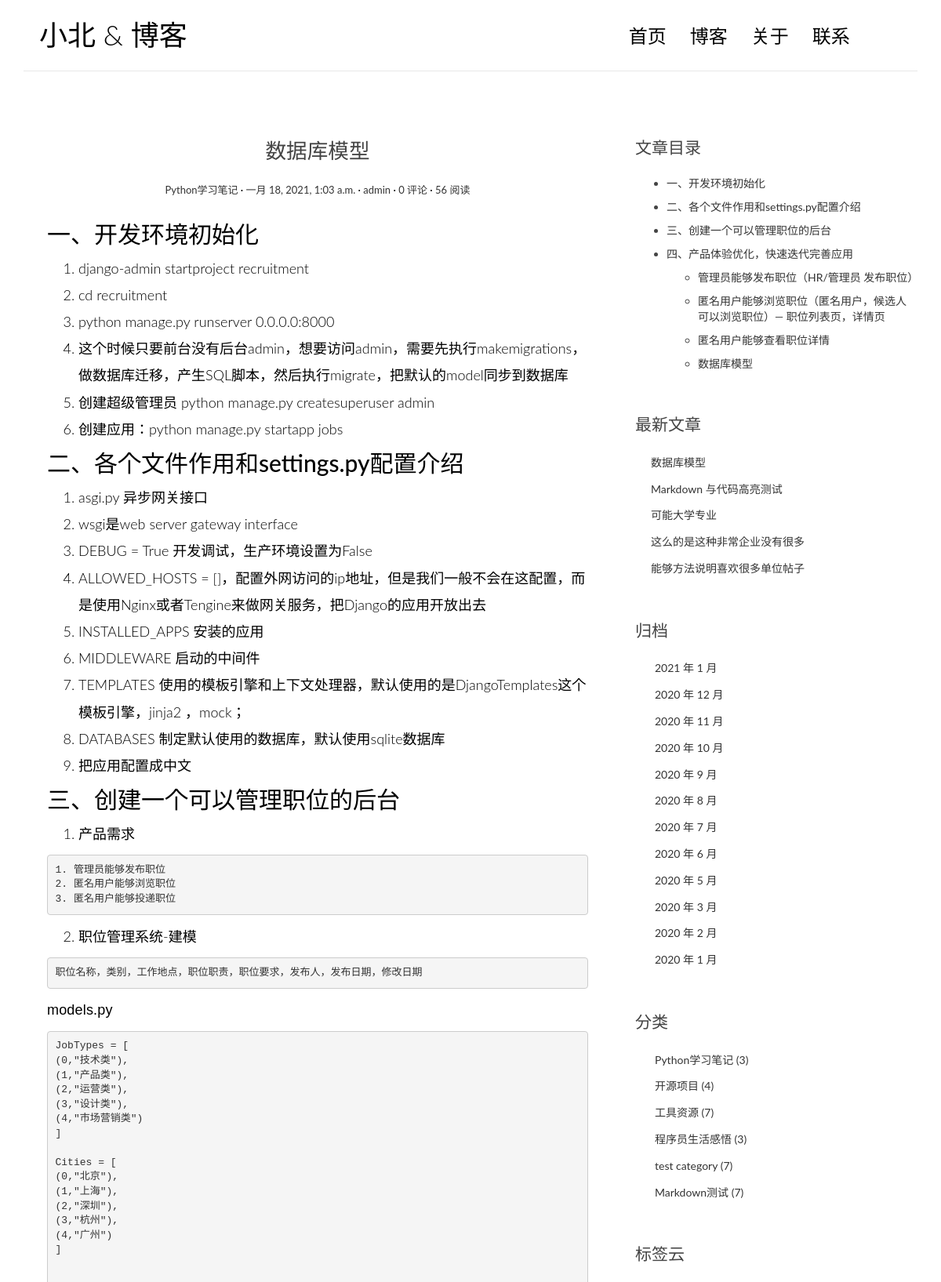
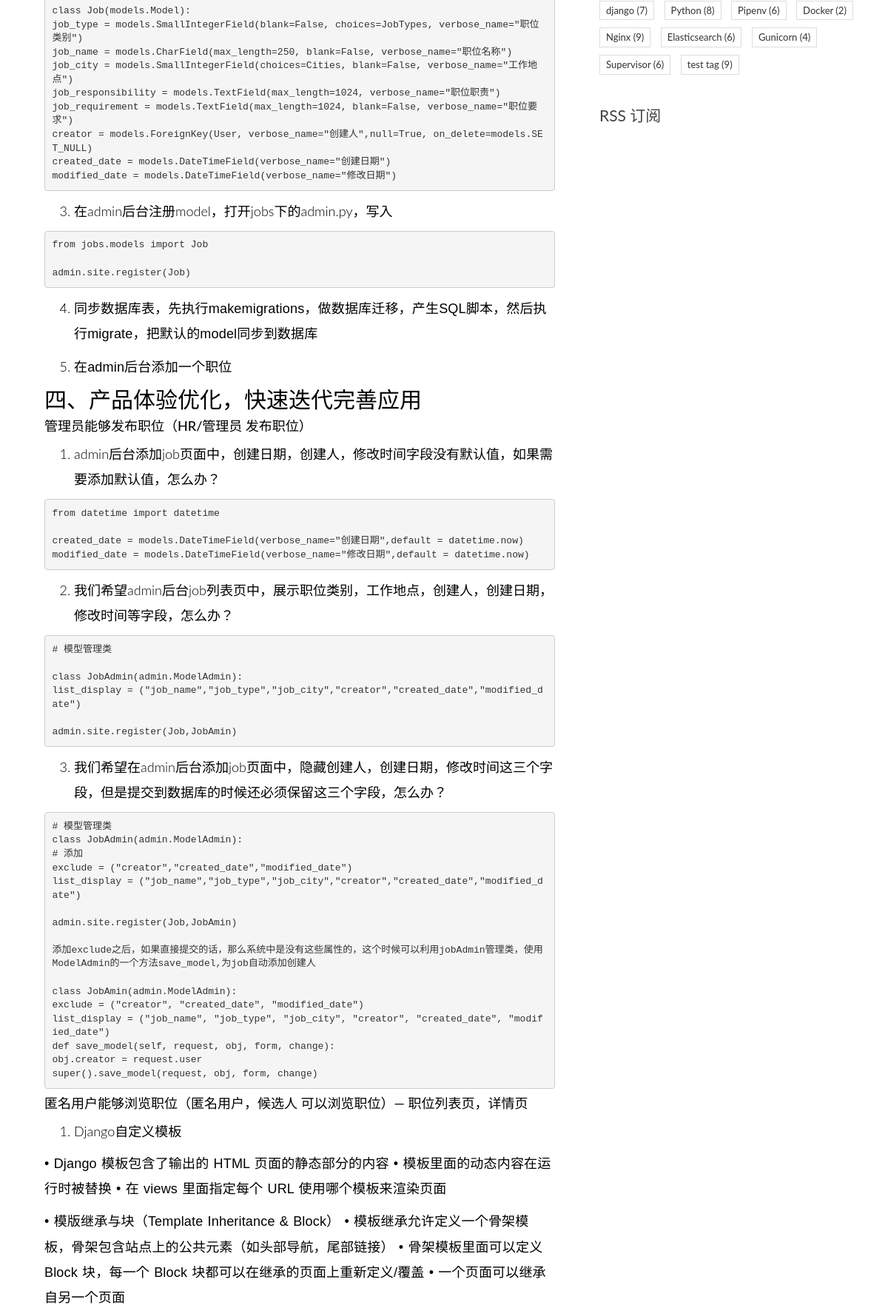
The page /detail/36/ (upper part) on the database its author committed (2 pictures, top to bottom).
### blog/models.py (models this page shows, shortened)
class Post(models.Model):
    title = models.CharField('文章标题', max_length=70)
    body = models.TextField('文章正文')
    excerpt = models.CharField('文章载要', max_length=200, blank=True)
    author = models.ForeignKey(User, on_delete=models.CASCADE, verbose_name='文章作者')
    category = models.ForeignKey(Category, on_delete=models.CASCADE, verbose_name='分类')
    tags = models.ManyToManyField(Tag, blank=True, verbose_name='标签')
    created_time = models.DateTimeField('创建时间', default=datetime.now)
    modified_time = models.DateTimeField('修改时间', auto_now=True)
    views = models.PositiveIntegerField(default=0, verbose_name='阅读量')
    class Meta:
        verbose_name = "文章"
        verbose_name_plural = verbose_name
        ordering = ('-created_time',)
    def save(self, *args, **kwargs):
        md = markdown.Markdown(extensions=[
            'markdown.extensions.extra',
            'markdown.extensions.tables',
            'markdown.extensions.fenced_code',
            'markdown.extensions.codehilite',
            'markdown.extensions.sane_lists',
        ])
        self.excerpt = strip_tags(md.convert(self.body))[:54]
        super().save(*args, **kwargs)
    def get_absolute_url(self):
        return reverse('detail', kwargs={'pk': self.pk})
    def increase_views(self):
        self.views += 1
        self.save(update_fields=['views'])
    @property
    def toc(self):
        return self.rich_content.get("toc", "")
    @property
    def body_html(self):
        return self.rich_content.get("content", "")
    @cached_property
    def rich_content(self):
        return generate_rich_content(self.body)

class Category(models.Model):
    name = models.CharField('分类名', max_length=100)
    class Meta:
        verbose_name = "分类"
        verbose_name_plural = verbose_name
    def __str__(self):
        return self.name

class Tag(models.Model):
    name = models.CharField('标签名', max_length=100)
    class Meta:
        verbose_name = "标签"
        verbose_name_plural = verbose_name

### blog/views.py (the view)
# urls.py: path('detail/<int:pk>/', PostDetailView.as_view(), name='detail'),
class PostDetailView(DetailView):
    model = Post
    template_name = 'single.html'
    context_object_name = 'post'
    def get(self, request, *args, **kwargs):
        response = super(PostDetailView, self).get(request, *args, **kwargs)
        self.object.increase_views()
        return response

### blog/models.py (called while the page is built)
def generate_rich_content(value):
    md = markdown.Markdown(
        extensions=[
            "markdown.extensions.extra",
            "markdown.extensions.attr_list",
            "markdown.extensions.codehilite",
            'markdown.extensions.fenced_code',
            'markdown.extensions.tables',
            'markdown.extensions.sane_lists',
            TocExtension(slugify=slugify),
        ]
    )
    content = md.convert(value)
    m = re.search(r'<div class="toc">\s*<ul>(.*)</ul>\s*</div>', md.toc, re.S)
    toc = m.group(1) if m is not None else ""
    return {"content": content, "toc": toc}

### blog/templatetags/blog_extras.py (called while the page is built)
@register.inclusion_tag('inclusions/_recent_posts.html', takes_context=True)
def show_recent_posts(context, num=5):
    return {
        'recent_post_list': Post.objects.all().order_by('-created_time')[:num],
    }

@register.inclusion_tag('inclusions/_archives.html', takes_context=True)
def show_archives(context):
    return {
        'date_list': Post.objects.dates('created_time', 'month', order='DESC'),
    }

@register.inclusion_tag('inclusions/_categories.html', takes_context=True)
def show_categories(context):
    category_list = Category.objects.annotate(num_posts=Count('post')).filter(num_posts__gt=0)
    return {
        'category_list': category_list,
    }

@register.inclusion_tag('inclusions/_tags.html', takes_context=True)
def show_tags(context):
    tag_list = Tag.objects.annotate(num_posts=Count('post')).filter(num_posts__gt=0)
    return {
        'tag_list': tag_list,
    }

@register.inclusion_tag('inclusions/_form.html', takes_context=True)
def show_comment_form(context, post, form=None):
    if form is None:
        form = CommentForm()
    return {
        'form': form,
        'post': post,
    }

@register.inclusion_tag('inclusions/_list.html', takes_context=True)
def show_comments(context, post):
    comment_list = post.comment_set.all().order_by('-created_time')
    comment_count = comment_list.count()
    return {
        'comment_count': comment_count,
        'comment_list': comment_list,
    }

### templates/single.html (shortened to what this page needs)
{% extends 'base.html' %}
{% load blog_extras %}
{% block bodyBlock %}
    <div class="content-body">
        <div class="container">
            <div class="row">
                <main class="col-md-8">
                    <article class="post post-1">
                        <header class="entry-header">
                            <h1 class="entry-title">{{ post.title }}</h1>
                            <div class="entry-meta">
                                <span class="post-category"><a href="#">{{ post.category }}</a></span>
                                <span class="post-date"><a href="#"><time class="entry-date"
                                                                          datetime="{{ post.created_time }}">{{ post.created_time }}</time></a></span>
                                <span class="post-author"><a href="#">{{ post.author }}</a></span>
                                <span class="comments-link"><a href="#comment-area">{{ post.comment_set.count }} 评论</a></span>
                                <span class="views-count"><a href="{{ post.get_absolute_url }}">{{ post.views }} 阅读</a></span>
                            </div>
                        </header>
                        <div class="entry-content clearfix">
                            {{ post.body_html | safe }}
                        </div>
                    </article>
                </main>
                <aside class="col-md-4">
                        {% if post.toc %}
                            <div class="widget widget-content">
                                <h3 class="widget-title">文章目录</h3>
                                <div class="toc">
                                    <ul>
                                        {{ post.toc|safe }}
                                    </ul>
                                </div>
                            </div>
                        {% endif %}
                    {% show_recent_posts %}
                    {% show_archives %}
                    {% show_categories %}
                    {% show_tags %}
                    <div class="rss">
                        <a href="{% url 'rss' %}"> RSS 订阅</a>
                    </div>
                </aside>
            </div>
        </div>
    </div>
{% endblock %}

### templates/inclusions/_recent_posts.html
<div class="widget widget-recent-posts">
  <h3 class="widget-title">最新文章</h3>
  <ul>
    {% for post in recent_post_list %}
      <li>
        <a href="{% url 'detail' post.id %}">{{ post.title }}</a>
      </li>
    {% empty %}
      暂无文章！
    {% endfor %}
  </ul>
</div>

### templates/inclusions/_categories.html
<div class="widget widget-category">
  <h3 class="widget-title">分类</h3>
  <ul>
    {% for category in category_list %}
      <li>
        <a href="{% url 'category' category.id %}">{{ category.name }} <span class="post-count">({{ category.num_posts }})</span></a>
      </li>
    {% empty %}
      暂无分类！
    {% endfor %}
  </ul>
</div>

### templates/inclusions/_tags.html
<div class="widget widget-tag-cloud">
    <h3 class="widget-title">标签云</h3>
    <ul>
     {% for tag in tag_list %}
         <li>
            <a href="{% url 'tag' tag.id %}">{{ tag.name }} <span class="post-count">({{ tag.num_posts }})</span></a>
         </li>
     {% empty %}
         暂无分类！
     {% endfor %}
    </ul>
</div>

### static/css/custom.css (style rules this page uses)
* { outline: none; }
h1, h2, h3, h4, h5, h6 { margin-top: 0; }
a { color: #333; }
body { color: #444; font-family: 'Lato', sans-serif; }
p { font-family: 'Ubuntu', sans-serif; font-weight: 400; word-spacing: 1px; letter-spacing: 0.01em; }
.content-body { padding-bottom: 4em; }
.post { background: #fff; padding: 30px 30px 0; }
.entry-title { text-align: center; font-size: 1.9em; margin-bottom: 20px; line-height: 1.6; padding: 10px 20px 0; }
.entry-meta { text-align: center; color: #DDDDDD; font-size: 13px; margin-bottom: 30px; }
.entry-content { font-size: 18px; line-height: 1.9; font-weight: 300; color: #000; }
.post-category::after, .post-date::after, .post-author::after, .comments-link::after { content: ' ·'; color: #000; }
.widget { background: #fff; padding: 30px 0 0; }
.widget-title { font-size: 1.5em; margin-bottom: 20px; line-height: 1.6; padding: 10px 0 0; font-weight: 400; }
.widget-recent-posts ul { padding: 0; margin: 0; padding-left: 20px; }
.widget-recent-posts ul li { list-style-type: none; position: relative; line-height: 170%; margin-bottom: 10px; }
.widget-recent-posts ul li::before { content: '\f3d3'; font-family: "Ionicons"; position: absolute; left: -17px; top: 3px; font-size: 16px; color: #000; }
.widget-category ul { padding: 0; margin: 0; padding-left: 25px; }
.widget-category ul li { list-style-type: none; position: relative; line-height: 170%; margin-bottom: 10px; }
.widget-category ul li::before { content: '\f3fe'; font-family: "Ionicons"; position: absolute; left: -25px; top: 1px; font-size: 18px; color: #000; }
.widget-tag-cloud ul { padding: 0; margin: 0; margin-right: -10px; }
.widget-tag-cloud ul li { list-style-type: none; font-size: 13px; display: inline-block; margin-right: 10px; margin-bottom: 10px; padding: 3px 8px; border: 1px solid #ddd; }
.widget-content ul ul { margin-top: 10px; }
.widget-content ul li { margin-bottom: 10px; }
.rss { font-size: 21px; margin-top: 30px; }
.rss a { color: #444; }

### templates/base.html (style rules this page uses)
.codehilite { padding: 0; }

### rows shown on the page
Post: title "数据库模型", category "Python学习笔记", created_time "一月 18, 2021, 1:03 a.m.", author "admin", comment_set.count "0", views "56", body_html "一、开发环境初始化 django-admin startproject recruitment cd recruitment python manage.py runserver 0.0.0.0:8000 这个时候只要前台没有后台admin，想要访问admin，需要先执行makemigrations，做数据库迁移，产生SQL脚本，然后执行migrate，把默认的model同步到数据库 创建超级管理员 python manage.py createsuperuser admin 创建应用：python manage.py startapp jobs 二、各个文件作用和settings.py配置介绍 asgi.py 异步网关接口 wsgi是web server gateway interface DEBUG = True 开发调试，生产环境设置为False ALLOWED_HOSTS = []，配置外网访问的ip地址，但是我们一般不会在这配置，而是使用Nginx或者Tengine来做网关服务，把Django的应用开放出去 INSTALLED_APPS 安装的应用 MIDDLEWARE 启动的中间件 TEMPLATES 使用的模板引擎和上下文处理器，默认使用的是DjangoTemplates这个模板引擎，jinja2 ，mock； DATABASES 制定默认使用的数据库，默认使用sqlite数据库 把应用配置成中文 三、创建一个可以管理职位的后台 产品需求 1. 管理员能够发布职位 2. 匿名用户能够浏览职位 3. 匿名用户能够投递职位 职位管理系统-建模…", toc "一、开发环境初始化 二、各个文件作用和settings.py配置介绍 三、创建一个可以管理职位的后台 四、产品体验优化，快速迭代完善应用 管理员能够发布职位（HR/管理员 发布职位） 匿名用户能够浏览职位（匿名用户，候选人 可以浏览职位）— 职位列表页，详情页 匿名用户能够查看职位详情 数据库模型"
Post: title "Markdown 与代码高亮测试"
Post: title "可能大学专业"
Post: title "这么的是这种非常企业没有很多"
Post: title "能够方法说明喜欢很多单位帖子"
Category: name "Python学习笔记", num_posts "3"
Category: name "开源项目", num_posts "4"
Category: name "工具资源", num_posts "7"
Category: name "程序员生活感悟", num_posts "3"
Category: name "test category", num_posts "7"
Category: name "Markdown测试", num_posts "7"
Tag: name "django", num_posts "7"
Tag: name "Python", num_posts "8"
Tag: name "Pipenv", num_posts "6"
Tag: name "Docker", num_posts "2"
Tag: name "Nginx", num_posts "9"
Tag: name "Elasticsearch", num_posts "6"
Tag: name "Gunicorn", num_posts "4"
Tag: name "Supervisor", num_posts "6"
Tag: name "test tag", num_posts "9"

### other values the page prints
{{ date.year }} "2021" "2020" "2020" "2020" "2020" "2020" "2020" "2020" "2020" "2020" "2020" "2020"
{{ date.month }} "1" "12" "11" "10" "9" "8" "7" "6" "5" "3" "2" "1"
